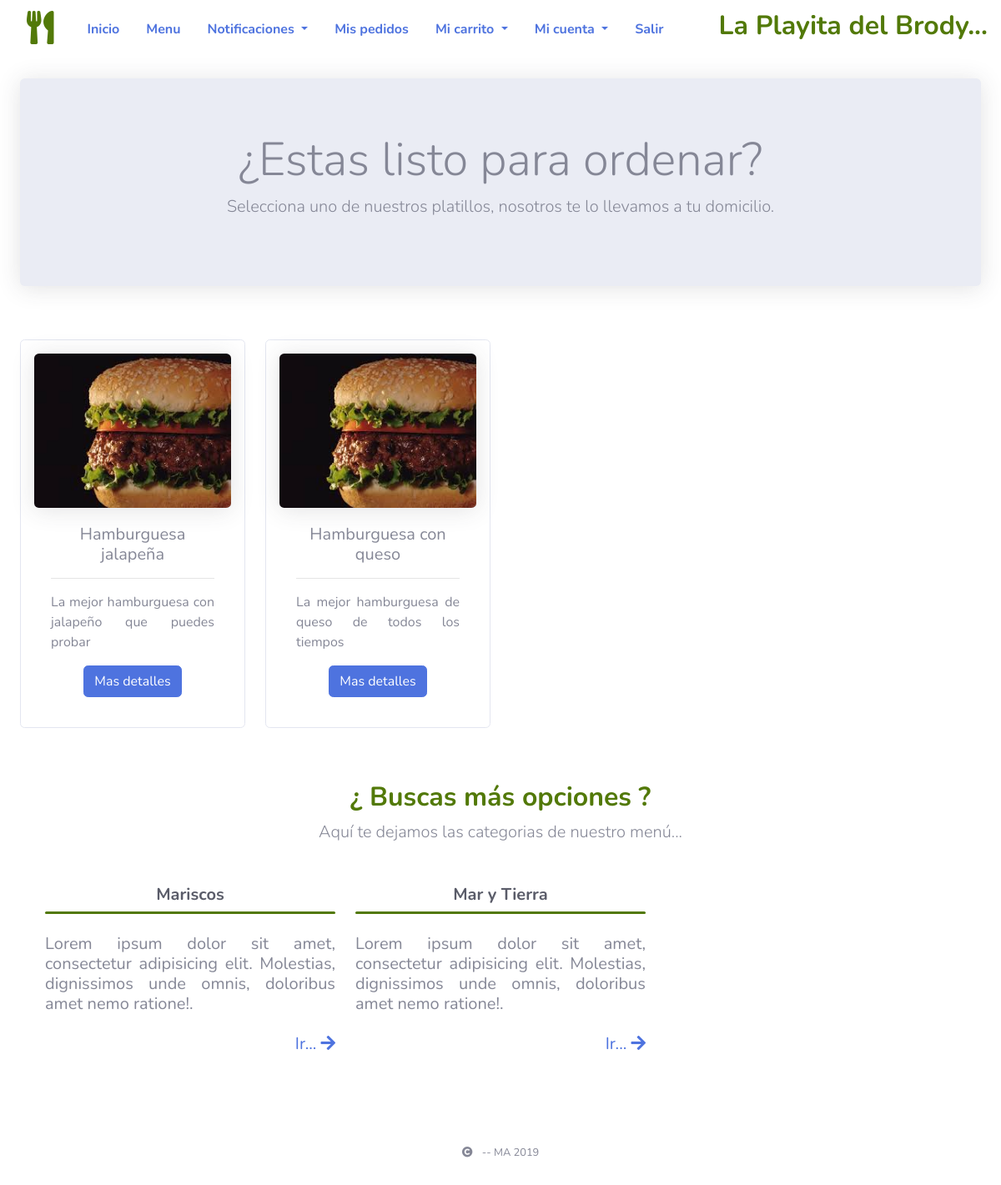
/modcli/Index.php (signed in), run on the app's committed database.
### tables this page shows
CREATE TABLE `plat_menu` (
  `id_platillo` int(11) NOT NULL,
  `id_categoria` int(11) DEFAULT NULL,
  `nombre_plat` varchar(50) DEFAULT NULL,
  `descripcion_plat` varchar(500) DEFAULT NULL,
  `precio_plat` float DEFAULT NULL,
  `tiempo_prepare` varchar(50) DEFAULT NULL,
  `imagen_plat1` varchar(100) DEFAULT NULL,
  `imagen_plat2` varchar(100) DEFAULT NULL,
  `estado_plat` tinyint(4) DEFAULT NULL
);

CREATE TABLE `categoria` (
  `id_categoria` int(11) NOT NULL,
  `nombre_cat` varchar(50) DEFAULT NULL,
  `descripcion_cat` varchar(500) DEFAULT NULL,
  `estado_cat` tinyint(4) DEFAULT NULL
);

### models/client.model.php (called while the page is built, shortened)
<?php
class Client {
	public function catDetails() {
		try {
			$valid = 1;
			$bd = new Connect();
			$bd = $bd -> getDB();
			$stmt = $bd -> prepare("SELECT * FROM categoria WHERE estado_cat = :valid");
			$stmt -> bindParam("valid", $valid, PDO::PARAM_STR);
			$stmt -> execute();
			return $stmt;
		} catch (PDOException $e) {
			echo '{"error":{"text":'. $e->getMessage() .'}}';
		} finally {
			$bd = null; $stmt = null;
		}
	}
	public function menuPri() {
		try {
			$bd = new Connect();
			$bd = $bd -> getDB();
			$stmt = $bd -> prepare("SELECT * FROM plat_menu LIMIT 4");
			$stmt -> execute();
			return $stmt;
		} catch (PDOException $e) {
			echo '{"error":{"text":'. $e->getMessage() .'}}';
		} finally {
			$bd = null; $stmt = null;
		}
	}
}

### modcli/cli/Index.php (the view, shortened to what this page needs)
<?php
$datCat = $climodel -> catDetails();
$datPla = $climodel -> menuPri();
?>
<div class="container-fluid animated fadeIn delay-1s mt-4">
	<div class="jumbotron jumbotron-fluid rounded shadow">
		<div class="container text-center">
			<h1 class="display-4">
				¿Estas listo para ordenar?
			</h1>
			<p class="lead">Selecciona uno de nuestros platillos, nosotros te lo llevamos a tu domicilio.</p>
		</div>
	</div>
	<div class="row mt-5">
		<?php
			while ($dat = $datPla -> fetch(PDO::FETCH_OBJ)) {
		?>
			<div class="col-sm-3 mt-3 mb-3">
				<div class="card p-3">
				  	<img src="<?php echo SERVERURL; ?>fotmenu/<?php echo $dat->imagen_plat1; ?>" class="card-img-top rounded shadow" alt="hamburguesa">
				  	<div class="card-body text-center">
				    	<h5 class="card-title"><?php echo $dat->nombre_plat; ?></h5>
				    	<hr>
				    	<p class="card-text text-justify">
				    		<?php echo $dat->descripcion_plat; ?>
				    	</p>
				    	<a href="<?php echo SERVERURLCLI; ?>DetPlat/<?php echo $dat->id_platillo; ?>/<?php echo $dat->id_categoria; ?>/" class="btn btn-primary text-white">Mas detalles</a>
				  	</div>
				</div>
			</div>
		<?php
			}
		?>
	</div>
	<h2 class="text-center mt-5 font-weight-bold col-let">
		¿ Buscas más opciones ?
	</h2>
	<p class="text-center lead">
		Aquí te dejamos las categorias de nuestro menú...
	</p>
	<div class="container mt-5">
		<div class="row text-center">
			<?php
				if ($datCat -> rowCount() > 0) {
			?>
				<?php
					while ($dat = $datCat->fetch(PDO::FETCH_OBJ)) {
				?>
					<div class="col-sm-4 mb-4">
						<h5>
							<a href="#" class="font-weight-bold text-dark">
								<?php echo $dat -> nombre_cat; ?>
							</a>
							<div style="height: 3px; background-color: #527908; margin-top: 0.4em; border-radius: 20px;"></div>
							<p class="mt-4 text-justify">
								<?php echo $dat -> descripcion_cat; ?>
							</p>
							<div class="text-right mt-4">
								<a href="<?php echo SERVERURLCLI; ?>MenuCategory/<?php echo $dat->id_categoria; ?>/">
									Ir...
									<i class="fas fa-arrow-right"></i>
								</a>
							</div>
						</h5>
					</div>
				<?php
					}
				?>
			<?php
				}
			?>
		</div>
	</div>
</div>

### assets/css/styles.css (style rules this page uses)
a { text-decoration: none !important; }
.col-let { color: #527908 !important; }

### data on the page
plat_menu: imagen_plat1 (picture), nombre_plat "Hamburguesa jalapeña", descripcion_plat "La mejor hamburguesa con jalapeño que puedes probar"
plat_menu: imagen_plat1 (picture), nombre_plat "Hamburguesa con queso", descripcion_plat "La mejor hamburguesa de queso de todos los tiempos"
categoria: nombre_cat "Mariscos", descripcion_cat "Lorem ipsum dolor sit amet, consectetur adipisicing elit. Molestias, dignissimos unde omnis, doloribus amet nemo ratione!."
categoria: nombre_cat "Mar y Tierra", descripcion_cat "Lorem ipsum dolor sit amet, consectetur adipisicing elit. Molestias, dignissimos unde omnis, doloribus amet nemo ratione!."
